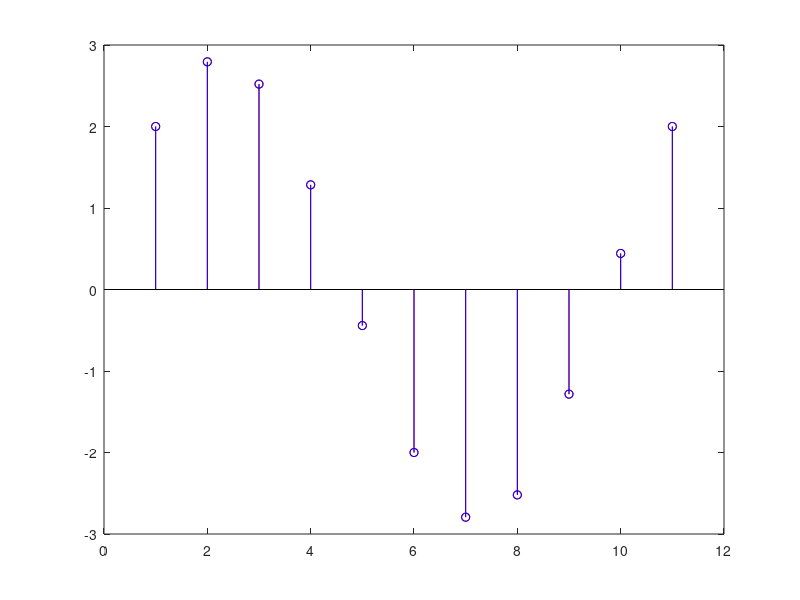

The MATLAB script that drew this image:
%Lab2p1q2a
clear
clc
clf

n=0:10
%x=n
%y=2*x
x1=sin(2*pi/10*n)
y1=2*x1
x2=cos(2*pi/10*n)
y2=2*x2
x3=x1+x2
y3=2*x3
y4=y1+y2

stem(y3,'r')
hold
stem(y4,'b')